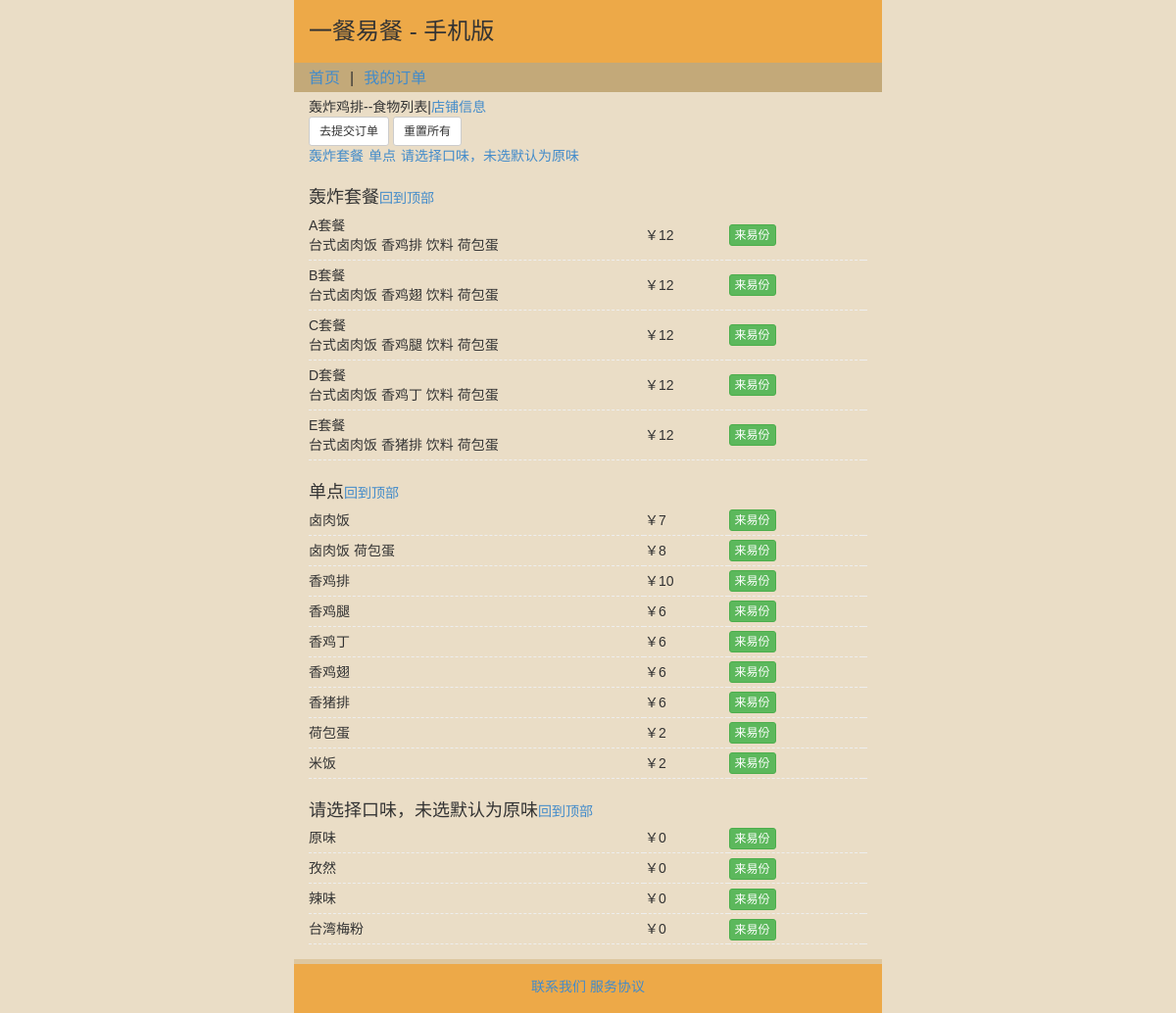
/store/7/2/, run on the app's committed database.
### tables this page shows
CREATE TABLE `foodTypeInEachStore` (
  `foodTypeId` int(11) NOT NULL AUTO_INCREMENT,
  `storeId` int(11) DEFAULT NULL,
  `foodTypeName` varchar(400) NOT NULL,
  `deleted` char(1) DEFAULT '0',
  `type_arrange_order` int(11) DEFAULT '0',
  PRIMARY KEY (`foodTypeId`)
);

CREATE TABLE `foodInfo` (
  `foodId` int(11) NOT NULL AUTO_INCREMENT,
  `foodName` varchar(50) NOT NULL,
  `belongToWhichStore` int(11) NOT NULL,
  `foodTypeId` int(11) NOT NULL,
  `imgLoc` varchar(50) DEFAULT NULL,
  `deleted` char(1) NOT NULL DEFAULT '0',
  `isAvailable` char(1) NOT NULL DEFAULT '1',
  `price` double NOT NULL,
  `special` char(1) DEFAULT '0',
  `note` varchar(50) DEFAULT NULL,
  `total_buyer_month` int(11) DEFAULT '0',
  `total_score_month` int(11) DEFAULT '0',
  `total_score_num_month` int(11) DEFAULT '0',
  `total_buyer_yesterday` int(11) DEFAULT '0',
  `total_buyer_today` int(11) DEFAULT '0',
  `createTime` datetime DEFAULT NULL,
  `food_arrange_order` int(11) DEFAULT '0',
  PRIMARY KEY (`foodId`),
  KEY `fk_food_type_id` (`foodTypeId`),
  CONSTRAINT `fk_food_type_id` FOREIGN KEY (`foodTypeId`) REFERENCES `foodTypeInEachStore` (`foodTypeId`)
);

### application/controllers/store.php (called while the page is built, shortened)
<?php
	class Store extends CI_Controller{
		public function __construct(){
			$this->load->model('food_info');
			$this->load->model("store_info");
			$this->load->library("get_db_info");
			$this->load->library("state_name");
		}
		public function index($university_id, $store_id){
			$data = $this->store_info->get_store_top_info($university_id, $store_id);
			$data['food_info'] = $this->food_info->get_food_info($store_id);
			$data['food_type'] = $this->food_info->re;
			$data['store_id'] = $store_id;
			$data['store_name'] = $this->get_db_info->get_store_name($store_id);
			$now_state = $this->store_info->get_shanghu_state($store_id);
			$data['state'] = $this->state_name->is_work_state($now_state);
			$data['delivery_cost'] = $this->store_info
										  ->get_delivery_cost($university_id, $store_id);
			$data['university_id'] = $university_id;
			$this->load->view('templates/header');
			$this->load->view('store/food_list', $data);
			$this->load->view('templates/footer');
		}
	}
?>

### index.php (called while the page is built, shortened)
<?php
require_once BASEPATH.'core/CodeIgniter.php';

### application/models/store_info.php (called while the page is built, shortened)
<?php
	class Store_info extends CI_Model {
		function get_store_top_info($university_id, $store_id) {
			$this->update_shanghu_state_one_univ($university_id);
			$q = $this->db->select('gonggao, location, briefIntroduction,
									yinyeshijian, qisongjia, imgLoc')
						  ->from('storeIntro')
						  ->join('storeLoc', 'storeLoc.storeId=storeIntro.storeId')
						  ->where('storeIntro.storeId', $store_id)
						  ->where('storeLoc.belongTo', $university_id)
						  ->where('storeIntro.state !=', '5')
						  ->get();
			if ($q->num_rows() > 0)
				return $q->row_array();
		}
		function update_shanghu_state_one_univ($univ_id) {
			$q = $this->db->select('storeId')
						  ->where('belongTo', $univ_id)
						  ->get('storeLoc');
		}
		function set_state($store_id, $state) {
			$this->db->where('storeId', $store_id);
			$this->db->update('storeIntro', array('state'=>$state));
		}
	}

### application/models/food_info.php (called while the page is built, shortened)
<?php
	class Food_info extends CI_Model {
		function get_food_type($store_id) {
			$query = $this->db->select('foodTypeName, foodTypeId')
							  ->where('storeId', $store_id)
							  ->where('deleted', '0')
							  ->get('foodTypeInEachStore');
			return $query->result_array();
		}
		function get_food_info($store_id) {
			$food_type_id = $this->get_food_type($store_id);
			$food_info = array();
			$select_option = "foodId, foodName, imgLoc,
								price,
								special, note, total_buyer_month,
								total_score_month / total_score_num_month AS avg_score";
			foreach($food_type_id as $val) {
				$m_food_type_id = $val['foodTypeId'];
				$no_img_query = $this->db->select($select_option)
									  ->where('belongToWhichStore', $store_id)
									  ->where('foodTypeId', $m_food_type_id)
									  ->where('imgLoc is null')
									  ->where('isAvailable', '1')
									  ->where('deleted', '0')
									  ->order_by('avg_score', 'desc')
						   			  ->get('foodInfo');
				$q_1 = $this->db->select($select_option)
									  ->where('belongToWhichStore', $store_id)
									  ->where('foodTypeId', $m_food_type_id)
									  ->where('imgLoc is not null')
									  ->where('isAvailable', '1')
									  ->where('deleted', '0')
									  ->order_by('avg_score', 'desc')
						   			  ->get('foodInfo');
				if ($q_1->num_rows() > 0 || $no_img_query->num_rows() > 0) {
					$food_info["{$m_food_type_id}"] = array();
					$food_info["{$m_food_type_id}"]['no_img'] = $no_img_query->result_array();
					$food_info["{$m_food_type_id}"]['with_img'] = $q_1->result_array();
				}
			}
			return $food_info;
		}
	}

### application/views/store/food_list.php (the view, shortened to what this page needs)
<?php
function echo_state($state) {
	if (!$state)
		echo "休息中";
	else
		echo "来易份";
}
?>
<div id="store-header">
	<?=$store_name?>--食物列表|<a href="<?=constant("mycycbase")?>/store/info/<?=$university_id?>/<?=$store_id?>">店铺信息</a>
</div>
<div id="button-wrapper">
	<button class="btn btn-default btn-sm" id="confirm-button">去提交订单</button>
	<button class="btn btn-default btn-sm" id="reset-button">重置所有</button>
</div>
<div id="food-category-wrapper">
	<ul id="food-category">
		<?php
			foreach($food_type as $val) {?>
				<li><a href="#category-<?=$val['foodTypeId']?>"><?=$val['foodTypeName']?></a></li>
		<?php
			}
		?>
	</ul>
</div>
<div class="food_info">
	<?php
		foreach($food_type as $val) {
	?>
	        <div class='section'id='category-<?=$val['foodTypeId']?>'>
				<div class="food_type"><p><?=$val['foodTypeName']?></p><a class="top" href="#header">回到顶部</a></div>
				<div class="my_food">
				<?php
					$my_food = $food_info[$val['foodTypeId']];
					if (count($my_food['no_img']) > 0) {
						echo "<table>";
						foreach ($my_food['no_img'] as $v) {
				?>
							<tr class='food_no_img' id='food-<?=$v['foodId']?>'>
								<td class='no_f_name'>
									<?=$v['foodName']?><br />
									<?=$v['note']?>
								</td>
								<td class='no_f_price'>￥<?=$v['price']?></td>
								<td class='no_f_btn'>
									<a <?php if (!$state) echo "disabled"?> class='btn btn-success btn-xs food_no_img_line order-one'
										food-id='<?=$v['foodId']?>'
										food-name='<?=$v['foodName']?>'
										food-price='<?=$v['price']?>'>
										<?php echo_state($state); ?>
									</a>
								</td>
								<td class="no_f_symbol" food-id='<?=$v['foodId']?>'></td>
							</tr>
				<?php
						}
						echo "</table>";
					}
				?>
					</div>
				</div>
	<?php
		}
	?>
</div>

### css/main.css (style rules this page uses)
body { font-family: "微软雅黑", sans-serif; background-color: #EADDC6; }
#food-category { display:inline; list-style:none; }
#food-category li { float: left; margin-right: 5px; }
#food-category-wrapper { height:20px; }
.my_food table { width: 100%; }
.my_food table tr { border-bottom: 1px dashed #EEE; }
.food_no_img .no_f_name { padding: 5px 0; width:60%; }
.food_no_img .no_f_price { width:15%; }
.food_type { margin-top:20px; }
.food_type p { display: inline; font-size:18px; }
.top { width:75%; }

### data on the page
foodtypeineachstore: foodTypeName "轰炸套餐"
foodtypeineachstore: foodTypeName "单点"
foodtypeineachstore: foodTypeName "请选择口味，未选默认为原味"
foodinfo: foodName "A套餐", note "台式卤肉饭 香鸡排 饮料 荷包蛋", price "12"
foodinfo: foodName "B套餐", note "台式卤肉饭 香鸡翅 饮料 荷包蛋", price "12"
foodinfo: foodName "C套餐", note "台式卤肉饭 香鸡腿 饮料 荷包蛋", price "12"
foodinfo: foodName "D套餐", note "台式卤肉饭 香鸡丁 饮料 荷包蛋", price "12"
foodinfo: foodName "E套餐", note "台式卤肉饭 香猪排 饮料 荷包蛋", price "12"
foodinfo: foodName "卤肉饭", price "7"
foodinfo: foodName "卤肉饭 荷包蛋", price "8"
foodinfo: foodName "香鸡排", price "10"
foodinfo: foodName "香鸡腿", price "6"
foodinfo: foodName "香鸡丁", price "6"
foodinfo: foodName "香鸡翅", price "6"
foodinfo: foodName "香猪排", price "6"
foodinfo: foodName "荷包蛋", price "2"
foodinfo: foodName "米饭", price "2"
foodinfo: foodName "原味", price "0"
foodinfo: foodName "孜然", price "0"
foodinfo: foodName "辣味", price "0"
foodinfo: foodName "台湾梅粉", price "0"

### other printed values
$store_name "轰炸鸡排"
